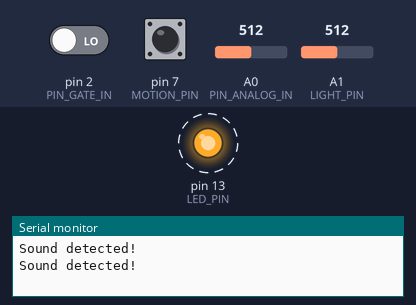
A sketch run on a simulated Arduino Uno, built with avr-gcc and run on an emulated ATmega328P. On the bench: output pins drawn as LEDs (lit = HIGH), the last lines printed to the serial monitor. Dashed ring = blinking. The test bench sets the inputs (shaded band); at power-on: A1 (LIGHT_PIN) = 512, pin 7 (MOTION_PIN) HIGH, pin 2 (PIN_GATE_IN) LOW, A0 (PIN_ANALOG_IN) = 512.

Above: at 2.8 s.
2.9 s: A1 (LIGHT_PIN) set to 789
6.4 s: A1 (LIGHT_PIN) set to 813
At 7.8 s:
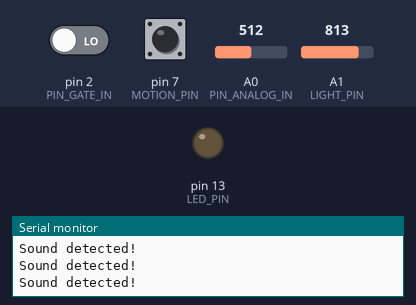
10.5 s: pin 7 (MOTION_PIN) pulled LOW for 2.35 s
At 11.9 s:
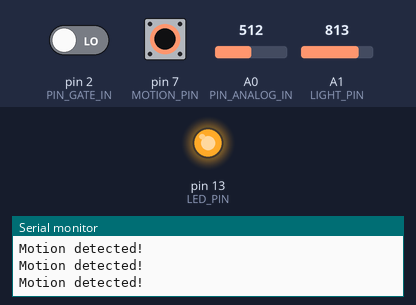
14.4 s: pin 2 (PIN_GATE_IN) driven HIGH and pin 7 (MOTION_PIN) driven LOW
At 15.8 s:
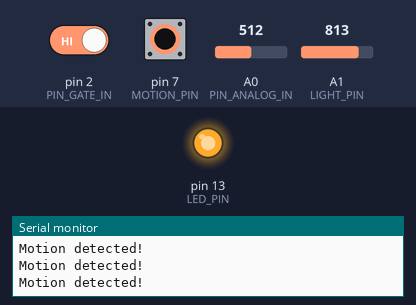
20.4 s: pin 7 (MOTION_PIN) driven HIGH
At 21.1 s:
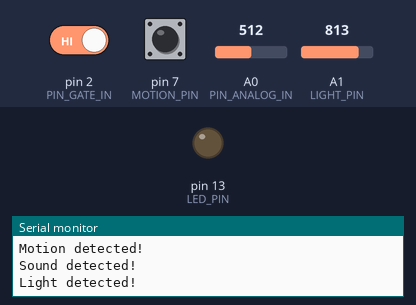
23.1 s: A1 (LIGHT_PIN) set to 790
At 24.3 s:
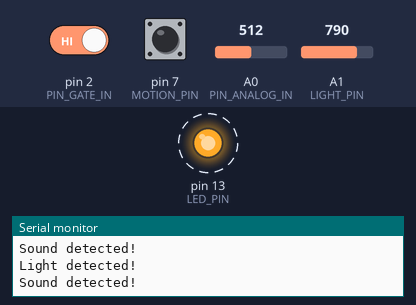
Timing chart, 0 to 30.1 s (numbered marks = the images above; inputs shaded):
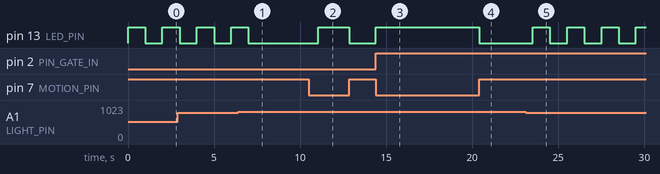

Measured:
- the behaviour switches between 800 and 801 on A1 (LIGHT_PIN) (found by bisection; images 0 and 1)
- after the input at 6.4 s, pin 13 (LED_PIN): goes on until 7.0 s, then stays LOW
- after the input at 10.5 s, pin 13 (LED_PIN): LOW → HIGH after 0.56 s, → LOW 1.8 s later
- after the input at 14.4 s, pin 13 (LED_PIN): LOW → HIGH at once
- after the input at 20.4 s, pin 13 (LED_PIN): HIGH → LOW at once
- after the input at 23.1 s, pin 13 (LED_PIN): alternates HIGH for 1.0 s and LOW for 1.0 s, starting after 0.41 s
- by itself, pin 13 (LED_PIN): alternates HIGH for 1.0 s and LOW for 1.0 s

The sketch:

Arduino_Code.ino
```cpp
/******************************************************************************
PIR_Motion_Detector_Example.ino
Example sketch for SparkFun's PIR Motion Detector
  (https://www.sparkfun.com/products/13285)
Jim Lindblom @ SparkFun Electronics
May 2, 2016

The PIR motion sensor has a three-pin JST connector terminating it. Connect
the wire colors like this:
- Black: D2 - signal output (pulled up internally)
- White: GND
- Red: 5V

Connect an LED to pin 13 (if your Arduino doesn't already have an LED there).

Whenever the PIR sensor detects movement, it'll write the alarm pin LOW.

Development environment specifics:
Arduino 1.6.7
******************************************************************************/

/******************************************************************************
 * sound_detector_demo.ino
 * Sound detector sample sketch
 * Byron Jacquot @ SparkFun Electronics
 * February 19, 2014
 * https://github.com/sparkfun/Sound_Detector
 *
 * This sketch demonstrates the use of the Sparkfun Sound Detector board.
 *
 * The Sound Detector is a small board that combines a microphone and some
 * processing circuitry.  It provides not only an audio output, but also a
 * binary indication of the presence of sound and an analog representation
 * of it's amplitude.
 *
 * This sketch demonstrates two different modes of usage for the Sound
 * Detector.  The gate output (a binary indication that is high when sound
 * is present, and low when conditions are quiet) is used to fire a pin-change
 * ISR, which lights an LED when the sound is present.  The envelope output
 * (an analog voltage to rises to indicate the amplitude of the sound) is
 * sampled in the loop(), and it prints an indication of the level to the
 * serial terminal.
 *
 * For more details about the Sound Detector, please check the hookup guide.
 *
 * Connections:
 * The Sound Detector is connected to the Adrduino as follows:
 * (Sound Detector -> Arduino pin)
 * GND → GND
 * VCC → 5V
 * Gate → Pin 2
 * Envelope → A0
 *
 * Resources:
 * Additional library requirements: none
 *
 * Development environment specifics:
 * Using Arduino IDe 1.0.5
 * Tested on Redboard, 3.3v/8MHz and 5v/16MHz ProMini hardware.
 *
 * This code is beerware; if you see me (or any other SparkFun employee) at the
 * local, and you've found our code helpful, please buy us a round!
 *
 * Distributed as-is; no warranty is given.
 ******************************************************************************/
 /******************************************************************************
Photocell_Example.ino
Example sketch for SparkFun's photocell - light-variable resistor
  (https://www.sparkfun.com/products/9088)
Jim Lindblom @ SparkFun Electronics
April 28, 2016

Create a voltage divider circuit combining a photocell with a 4.7k resistor.
- The resistor should connect from A0 to GND.
- The photocell should connect from A0 to 3.3V
- Connect an LED to pin 13 (if there's not one built into your Arduino)
As the resistance of the photocell increases (surroundings get darker), the
voltage at A0 should decrease.

Development environment specifics:
Arduino 1.6.7
******************************************************************************/

const int MOTION_PIN = 7; // Pin connected to motion detector
const int LED_PIN = 13; // LED pin - active-high
#define PIN_GATE_IN 2
#define IRQ_GATE_IN  0
//#define PIN_LED_OUT 13
#define PIN_ANALOG_IN A0
const int LIGHT_PIN = A1;

void soundISR()
{
  int pin_val;
  pin_val = digitalRead(PIN_GATE_IN);
  digitalWrite(LED_PIN, pin_val);
}

void setup()
{
  Serial.begin(9600);
  pinMode(MOTION_PIN, INPUT_PULLUP);
  pinMode(PIN_GATE_IN, INPUT);
  pinMode(LIGHT_PIN, INPUT);
  attachInterrupt(IRQ_GATE_IN, soundISR, CHANGE);
  pinMode(LED_PIN, OUTPUT);
}

void loop()
{
  int value;
  value = analogRead(PIN_ANALOG_IN);
  int proximity = digitalRead(MOTION_PIN);
  int lightADC = analogRead(LIGHT_PIN);
  if (proximity == LOW) // If the sensor's output goes low, motion is detected
  {
    digitalWrite(LED_PIN, HIGH);
    Serial.println("Motion detected!");
    //delay(1000);
  }
  else
  {
    digitalWrite(LED_PIN, LOW);
    if(value > 30){
      Serial.println("Sound detected!");
    if(lightADC > 800){
      Serial.println("Light detected!");
      analogWrite(LED_PIN,20);
      delay(20);
      digitalWrite(LED_PIN, LOW);
      delay(1000);
    }else{
      digitalWrite(LED_PIN,HIGH);
      delay(1000);
      digitalWrite(LED_PIN, LOW);
      delay(1000);
    }
    }
    //delay(1000);
  }
}
```
